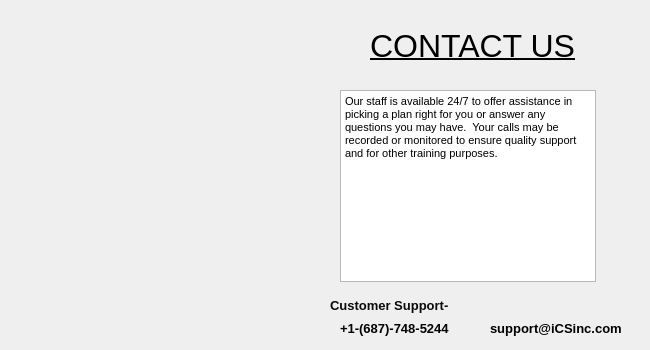
<?xml version="1.0" encoding="UTF-8"?>
<ui version="4.0">
 <class>Contact</class>
 <widget class="QDialog" name="Contact">
  <property name="geometry">
   <rect>
    <x>0</x>
    <y>0</y>
    <width>650</width>
    <height>350</height>
   </rect>
  </property>
  <property name="windowTitle">
   <string>Dialog</string>
  </property>
  <widget class="QLabel" name="label">
   <property name="geometry">
    <rect>
     <x>370</x>
     <y>20</y>
     <width>561</width>
     <height>51</height>
    </rect>
   </property>
   <property name="font">
    <font>
     <pointsize>24</pointsize>
     <underline>true</underline>
    </font>
   </property>
   <property name="text">
    <string>CONTACT US</string>
   </property>
  </widget>
  <widget class="QLabel" name="label_2">
   <property name="geometry">
    <rect>
     <x>330</x>
     <y>295</y>
     <width>121</width>
     <height>21</height>
    </rect>
   </property>
   <property name="font">
    <font>
     <pointsize>10</pointsize>
     <weight>75</weight>
     <bold>true</bold>
    </font>
   </property>
   <property name="styleSheet">
    <string notr="true">color: rgb(11, 11, 11);</string>
   </property>
   <property name="text">
    <string>Customer Support-</string>
   </property>
  </widget>
  <widget class="QLabel" name="label_4">
   <property name="geometry">
    <rect>
     <x>340</x>
     <y>320</y>
     <width>131</width>
     <height>16</height>
    </rect>
   </property>
   <property name="font">
    <font>
     <pointsize>10</pointsize>
     <weight>75</weight>
     <bold>true</bold>
    </font>
   </property>
   <property name="styleSheet">
    <string notr="true">color: rgb(3, 3, 3);</string>
   </property>
   <property name="text">
    <string>+1-(687)-748-5244</string>
   </property>
  </widget>
  <widget class="QLabel" name="label_5">
   <property name="geometry">
    <rect>
     <x>490</x>
     <y>320</y>
     <width>131</width>
     <height>16</height>
    </rect>
   </property>
   <property name="font">
    <font>
     <pointsize>10</pointsize>
     <weight>75</weight>
     <bold>true</bold>
    </font>
   </property>
   <property name="styleSheet">
    <string notr="true">color: rgb(0, 0, 0);</string>
   </property>
   <property name="text">
    <string>support@iCSinc.com</string>
   </property>
  </widget>
  <widget class="QTextBrowser" name="textBrowser">
   <property name="geometry">
    <rect>
     <x>340</x>
     <y>90</y>
     <width>256</width>
     <height>192</height>
    </rect>
   </property>
   <property name="html">
    <string>&lt;!DOCTYPE HTML PUBLIC &quot;-//W3C//DTD HTML 4.0//EN&quot; &quot;http://www.w3.org/TR/REC-html40/strict.dtd&quot;&gt;
&lt;html&gt;&lt;head&gt;&lt;meta name=&quot;qrichtext&quot; content=&quot;1&quot; /&gt;&lt;style type=&quot;text/css&quot;&gt;
p, li { white-space: pre-wrap; }
&lt;/style&gt;&lt;/head&gt;&lt;body style=&quot; font-family:'MS Shell Dlg 2'; font-size:8.25pt; font-weight:400; font-style:normal;&quot;&gt;
&lt;p style=&quot; margin-top:0px; margin-bottom:0px; margin-left:0px; margin-right:0px; -qt-block-indent:0; text-indent:0px;&quot;&gt;Our staff is available 24/7 to offer assistance in picking a plan right for you or answer any questions you may have.  Your calls may be recorded or monitored to ensure quality support and for other training purposes.&lt;/p&gt;&lt;/body&gt;&lt;/html&gt;</string>
   </property>
  </widget>
  <widget class="QLabel" name="label_3">
   <property name="geometry">
    <rect>
     <x>0</x>
     <y>0</y>
     <width>651</width>
     <height>351</height>
    </rect>
   </property>
   <property name="text">
    <string/>
   </property>
   <property name="pixmap">
    <pixmap resource="data.qrc">:/Images/toka.jpg</pixmap>
   </property>
   <property name="scaledContents">
    <bool>true</bool>
   </property>
  </widget>
  <zorder>label_3</zorder>
  <zorder>label</zorder>
  <zorder>label_2</zorder>
  <zorder>label_4</zorder>
  <zorder>label_5</zorder>
  <zorder>textBrowser</zorder>
 </widget>
 <resources>
  <include location="data.qrc"/>
 </resources>
 <connections/>
</ui>
